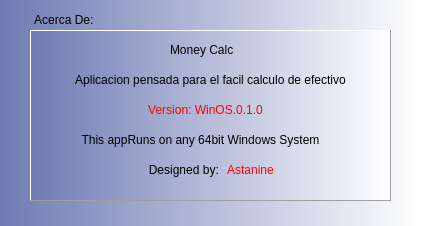
<?xml version="1.0" encoding="UTF-8"?>
<ui version="4.0">
 <class>about_wind</class>
 <widget class="QWidget" name="about_wind">
  <property name="geometry">
   <rect>
    <x>0</x>
    <y>0</y>
    <width>421</width>
    <height>226</height>
   </rect>
  </property>
  <property name="windowTitle">
   <string>Form</string>
  </property>
  <property name="styleSheet">
   <string notr="true">background-color: qlineargradient(spread:reflect, x1:0, y1:0, x2:1, y2:0, stop:0 rgba(110, 122, 179, 255), stop:1 rgba(255, 255, 255, 255));</string>
  </property>
  <widget class="QFrame" name="frame">
   <property name="geometry">
    <rect>
     <x>30</x>
     <y>30</y>
     <width>361</width>
     <height>171</height>
    </rect>
   </property>
   <property name="frameShape">
    <enum>QFrame::Panel</enum>
   </property>
   <property name="frameShadow">
    <enum>QFrame::Raised</enum>
   </property>
   <widget class="QLabel" name="label">
    <property name="geometry">
     <rect>
      <x>140</x>
      <y>10</y>
      <width>71</width>
      <height>20</height>
     </rect>
    </property>
    <property name="styleSheet">
     <string notr="true">background-color: qlineargradient(spread:reflect, x1:0.035, y1:0, x2:1, y2:0, stop:0.20398 rgba(172, 173, 179, 0), stop:0.975124 rgba(44, 83, 255, 0));</string>
    </property>
    <property name="text">
     <string>Money Calc</string>
    </property>
   </widget>
   <widget class="QLabel" name="label_3">
    <property name="geometry">
     <rect>
      <x>30</x>
      <y>40</y>
      <width>301</width>
      <height>20</height>
     </rect>
    </property>
    <property name="styleSheet">
     <string notr="true">background-color: qlineargradient(spread:reflect, x1:0.035, y1:0, x2:1, y2:0, stop:0.20398 rgba(172, 173, 179, 0), stop:0.975124 rgba(44, 83, 255, 0));</string>
    </property>
    <property name="text">
     <string>Aplicacion pensada para el facil calculo de efectivo</string>
    </property>
    <property name="alignment">
     <set>Qt::AlignCenter</set>
    </property>
   </widget>
   <widget class="QLabel" name="label_4">
    <property name="geometry">
     <rect>
      <x>110</x>
      <y>70</y>
      <width>131</width>
      <height>20</height>
     </rect>
    </property>
    <property name="styleSheet">
     <string notr="true">background-color: qlineargradient(spread:reflect, x1:0.035, y1:0, x2:1, y2:0, stop:0.20398 rgba(172, 173, 179, 0), stop:0.975124 rgba(44, 83, 255, 0));
color: rgb(255, 0, 0);</string>
    </property>
    <property name="text">
     <string>Version: WinOS.0.1.0</string>
    </property>
    <property name="alignment">
     <set>Qt::AlignCenter</set>
    </property>
   </widget>
   <widget class="QLabel" name="label_5">
    <property name="geometry">
     <rect>
      <x>40</x>
      <y>100</y>
      <width>261</width>
      <height>20</height>
     </rect>
    </property>
    <property name="styleSheet">
     <string notr="true">background-color: qlineargradient(spread:reflect, x1:0.035, y1:0, x2:1, y2:0, stop:0.20398 rgba(172, 173, 179, 0), stop:0.975124 rgba(44, 83, 255, 0));</string>
    </property>
    <property name="text">
     <string>This appRuns on any 64bit Windows System</string>
    </property>
    <property name="alignment">
     <set>Qt::AlignCenter</set>
    </property>
   </widget>
   <widget class="QLabel" name="label_6">
    <property name="geometry">
     <rect>
      <x>110</x>
      <y>130</y>
      <width>91</width>
      <height>20</height>
     </rect>
    </property>
    <property name="styleSheet">
     <string notr="true">background-color: qlineargradient(spread:reflect, x1:0.035, y1:0, x2:1, y2:0, stop:0.20398 rgba(172, 173, 179, 0), stop:0.975124 rgba(44, 83, 255, 0));</string>
    </property>
    <property name="text">
     <string>Designed by: </string>
    </property>
    <property name="alignment">
     <set>Qt::AlignCenter</set>
    </property>
   </widget>
   <widget class="QLabel" name="label_7">
    <property name="geometry">
     <rect>
      <x>190</x>
      <y>130</y>
      <width>61</width>
      <height>20</height>
     </rect>
    </property>
    <property name="styleSheet">
     <string notr="true">background-color: qlineargradient(spread:reflect, x1:0.035, y1:0, x2:1, y2:0, stop:0.20398 rgba(172, 173, 179, 0), stop:0.975124 rgba(44, 83, 255, 0));
color: rgb(255, 0, 4);
font: 9pt &quot;MV Boli&quot;;</string>
    </property>
    <property name="text">
     <string>Astanine</string>
    </property>
    <property name="alignment">
     <set>Qt::AlignCenter</set>
    </property>
   </widget>
  </widget>
  <widget class="QLabel" name="label_2">
   <property name="geometry">
    <rect>
     <x>10</x>
     <y>10</y>
     <width>111</width>
     <height>20</height>
    </rect>
   </property>
   <property name="styleSheet">
    <string notr="true">background-color: qlineargradient(spread:reflect, x1:0.035, y1:0, x2:1, y2:0, stop:0.20398 rgba(172, 173, 179, 0), stop:0.975124 rgba(44, 83, 255, 0));</string>
   </property>
   <property name="text">
    <string>Acerca De: </string>
   </property>
   <property name="alignment">
    <set>Qt::AlignCenter</set>
   </property>
  </widget>
 </widget>
 <resources/>
 <connections/>
</ui>
